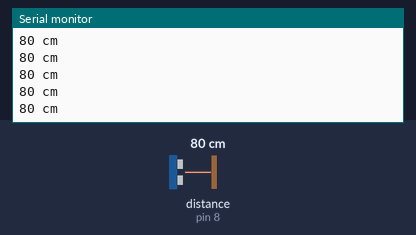
Simulated run of this sketch. Board: Arduino Uno, built with avr-gcc and run on an emulated ATmega328P. On the bench: the last lines printed to the serial monitor. The inputs (shaded band) are chosen by the test bench; at power-on: distance to the obstacle (sensor on pin 8) 80 cm. The echo pulse lasts 58.3 µs per cm.

Above: at 1.2 s.
1.3 s: distance to the obstacle (sensor on pin 8) set to 2 cm
At 1.38 s:
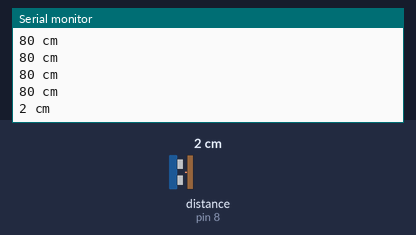
2.8 s: distance to the obstacle (sensor on pin 8) set to 4 cm
At 2.89 s:
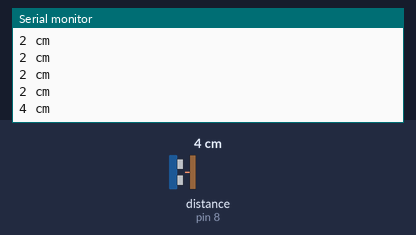
4.3 s: distance to the obstacle (sensor on pin 8) set to 250 cm
At 4.41 s:
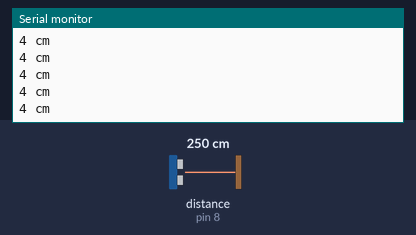
Timing chart, 0 to 7.3 s (numbered marks = the images above; inputs shaded):
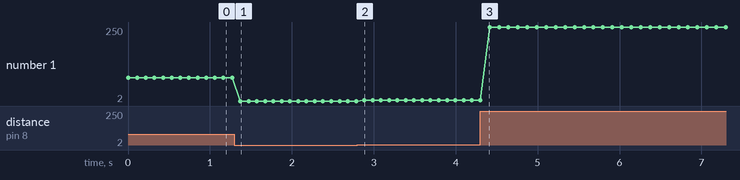

Measured:
- after the input at 1.3 s, the serial monitor: prints a new line after 0.07 s (image 1)
- after the input at 2.8 s, the serial monitor: prints a new line after 0.08 s (image 2)
- plotted number 1: 80 → 2 after the input at 1.3 s, 2 → 4 after the input at 2.8 s, 4 → 250 after the input at 4.3 s

The sketch:

Mustafa_mesafe.ino
```cpp
#include <Ultrasonic.h>

Ultrasonic ultrasonic(9,8); // (Trig PIN,Echo PIN)

void setup() {
  Serial.begin(9600);
}

void loop()
{
  Serial.print(ultrasonic.Ranging(CM)); // CM or INC
  Serial.println(" cm" );
  delay(100);
}
```
